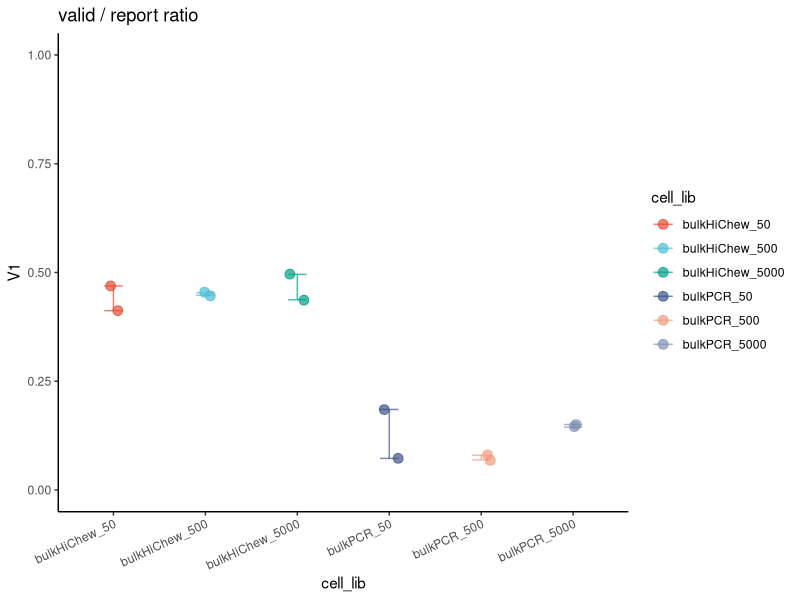
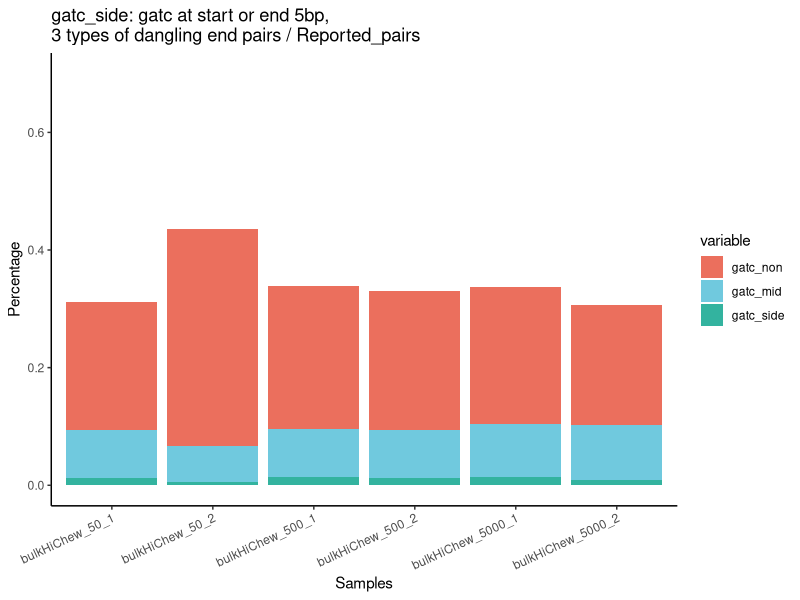
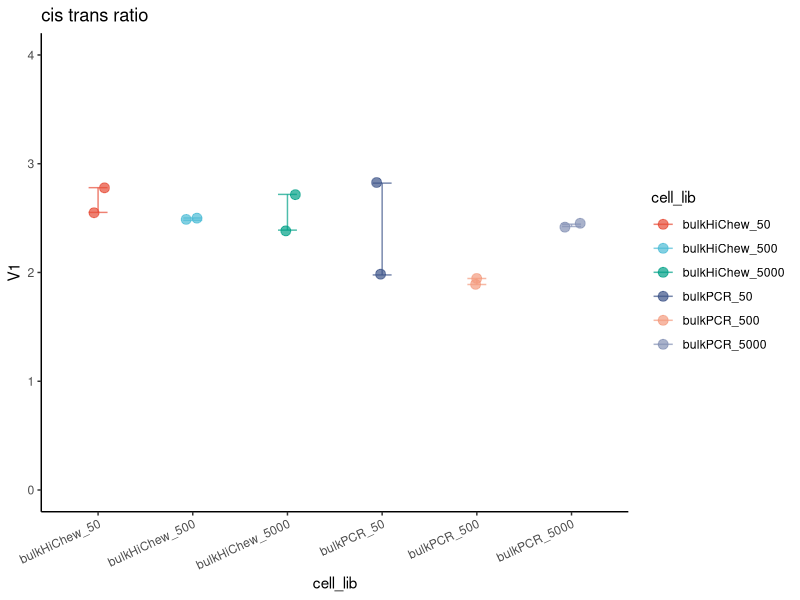
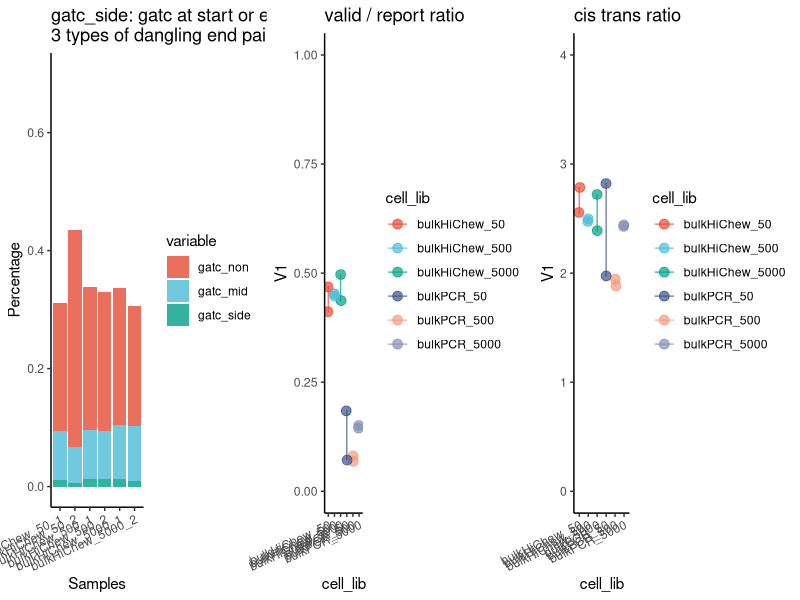
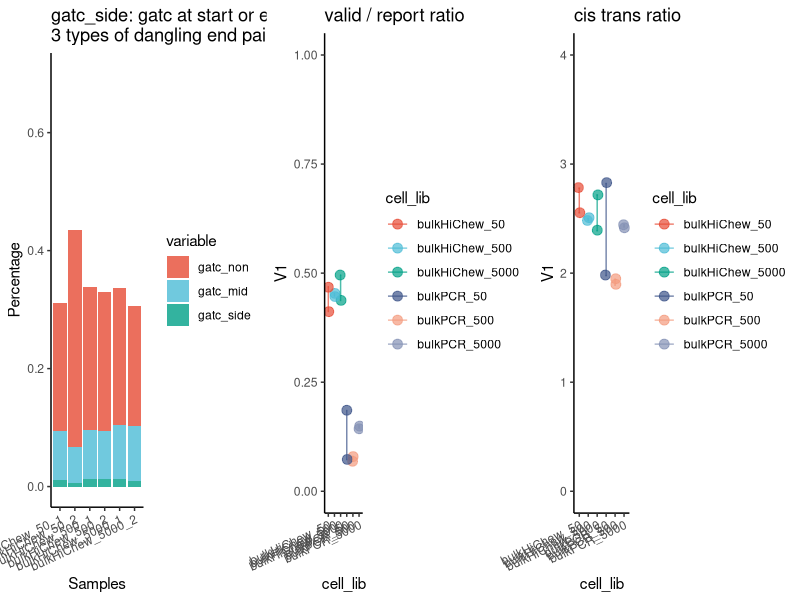
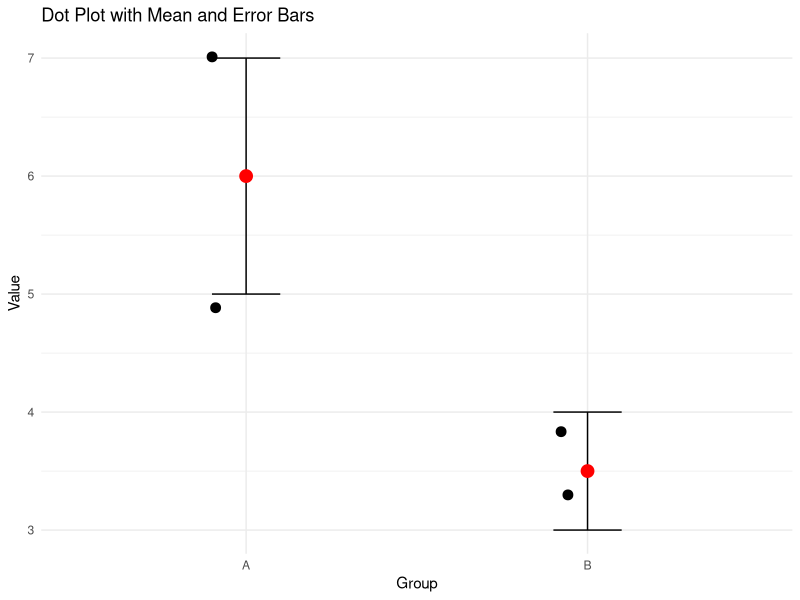

Recreate these plots in R, in order.
library(ggplot2)
library(gridExtra)
library(ggsci)
library(dplyr)

mypal <- pal_npg("nrc", alpha = 0.7)(9)
color_palette<-c(mypal[1],mypal[2],mypal[3],mypal[4],mypal[5],mypal[6],mypal[7],mypal[8],mypal[9],'darkred','darkgreen','darkblue')

group_df<-read.table('bulkHiChew_5k_500_50_hic_pro_metrics.xls',header=TRUE)
remove_last_underscore <- function(x) {sub("_[^_]*$", "", x)}
group_df$sample_ <- sapply(group_df$sample, remove_last_underscore)

valid_report_ratio<-cbind.data.frame(V1=group_df$valid_pairs/group_df$Reported_pairs,cell_lib=group_df$sample_)
summary_df <- valid_report_ratio %>% group_by(cell_lib) %>%  summarise(mean_value = mean(V1), se = sd(V1) / sqrt(n()))

# Create the dot plot
p2 <- ggplot(valid_report_ratio, aes(x = cell_lib, y = V1,color=cell_lib)) +
  geom_point(position = position_jitter(width = 0.1), size = 3) +  # Add dots with jitter
  geom_errorbar(data = summary_df, aes(y = mean_value, ymin = mean_value - se, ymax = mean_value + se), width = 0.2) +ylim(0,1)+  # Add error bars
  labs(title="valid / report ratio")+
  theme_classic()+scale_fill_manual(values=color_palette)+theme(axis.text.x = element_text(angle = 25, hjust = 1))+scale_color_manual(values=color_palette)
p2

#p2<-ggplot(data = valid_report_ratio, aes(y = V1,x = cell_lib,fill=cell_lib)) + geom_jitter(width=0.3,alpha=0.5) +
#  geom_boxplot(width=0.05,outlier.shape = NA)+labs(title="valid / report ratio")+
#  theme_classic()+scale_fill_manual(values=color_palette)+theme(axis.text.x = element_text(angle = 25, hjust = 1))+scale_color_manual(values=color_palette)

# Calculate percentages
group_df$gatc_non <- (group_df$gatc_non / group_df$Reported_pairs) 
group_df$gatc_mid <- (group_df$gatc_mid / group_df$Reported_pairs) 
group_df$gatc_side <- (group_df$gatc_side / group_df$Reported_pairs) 
library(reshape2)
group_df_<-group_df[c(1:6),]
raw_df_melted <- melt(group_df_, id.vars = 'sample', measure.vars = c('gatc_non', 'gatc_mid', 'gatc_side'))

p1<-ggplot(raw_df_melted, aes(x = sample, y = value, fill = variable)) +
  geom_bar(stat = 'identity',alpha=0.8) +
  labs(x = 'Samples', y = 'Percentage', title = 'gatc_side: gatc at start or end 5bp, \n3 types of dangling end pairs / Reported_pairs') +
  theme_classic()+scale_fill_manual(values=color_palette)+theme(axis.text.x = element_text(angle = 25, hjust = 1))+ylim(0,0.7)+scale_color_manual(values=color_palette)
p1
dev.off()

cis_trans_ratio<-cbind.data.frame(V1=log2((group_df$cis_shortRange+group_df$cis_longRange)/group_df$trans_interaction),cell_lib=group_df$sample_)
summary_df <- cis_trans_ratio %>% group_by(cell_lib) %>%  summarise(mean_value = mean(V1), se = sd(V1) / sqrt(n()))

# Create the dot plot
p5 <- ggplot(cis_trans_ratio, aes(x = cell_lib, y = V1,color=cell_lib)) +
  geom_point(position = position_jitter(width = 0.1), size = 3) +  # Add dots with jitter
  geom_errorbar(data = summary_df, aes(y = mean_value, ymin = mean_value - se, ymax = mean_value + se), width = 0.2) +ylim(-0,4)+  # Add error bars
  labs(title="cis trans ratio")+
  theme_classic()+scale_fill_manual(values=color_palette)+theme(axis.text.x = element_text(angle = 25, hjust = 1))+scale_color_manual(values=color_palette)
p5

#p5<-ggplot(data = cis_trans_ratio, aes(y = V1,x = cell_lib,fill=cell_lib)) + geom_jitter(width=0.2,alpha=0.5) +
#  geom_boxplot(width=0.05,outlier.shape = NA)+labs(title="cis_trans_ratio")+ylim(-0,4)+
#  theme_classic()+scale_fill_manual(values=color_palette)+theme(axis.text.x = element_text(angle = 25, hjust = 1))+scale_color_manual(values=color_palette)
#p5
dev.off()

pdf(paste0('hichew_pcr_50_500_5k.pdf'),height=6,width=15)
plotlist<-list(p1,p2,p5)
cowplot::plot_grid(plotlist = plotlist, ncol = 3)
dev.off()

svg(paste0('hichew_pcr_50_500_5k.svg'),height=6,width=15)
plotlist<-list(p1,p2,p5)
cowplot::plot_grid(plotlist = plotlist, ncol = 3)
dev.off()


#############################
library(ggplot2)
library(dplyr)
# Sample data frame
df <- data.frame(
  group = rep(c("A", "B"), each = 2),
  value = c(5, 7, 3, 4)
)

# Calculate mean and standard error for each group
summary_df <- df %>%
  group_by(group) %>%
  summarise(mean_value = mean(value),
    se = sd(value) / sqrt(n()))

# Create the dot plot
p <- ggplot(df, aes(x = group, y = value)) +
  geom_point(position = position_jitter(width = 0.1), size = 3) +  # Add dots with jitter
  geom_errorbar(data = summary_df, aes(y = mean_value, ymin = mean_value - se, ymax = mean_value + se), width = 0.2) +  # Add error bars
  geom_point(data = summary_df, aes(y = mean_value), color = "red", size = 4) +  # Add mean points
  theme_minimal() +
  labs(title = "Dot Plot with Mean and Error Bars", x = "Group", y = "Value")
p
